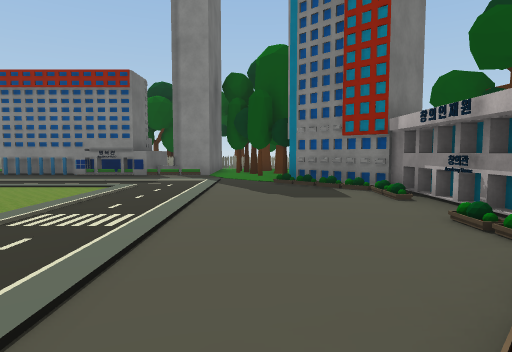
View 1 (above)

17 first-person views from a walk through a scene from a Unity 3-D project. The camera is 1.3 m above the floor, tilts 4° down and sees 75° across. The floor is counted in squares, 2 m on a side. Each view is taken from the middle of a square. On the plan, view 1 faces up. The plan holds only what a view shows up to about 10 squares ahead; the rest is blank. The place goes on beyond the plan. The player is left out. Some animated figures are not drawn. Some surface patterns are stand-ins.

View 2
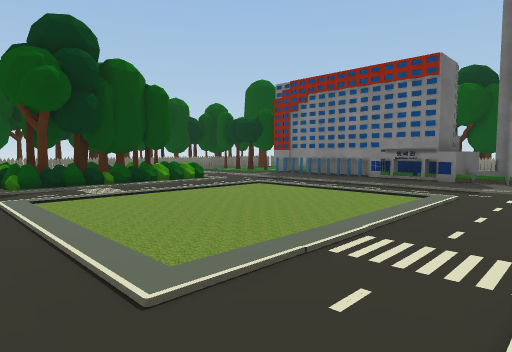

View 3
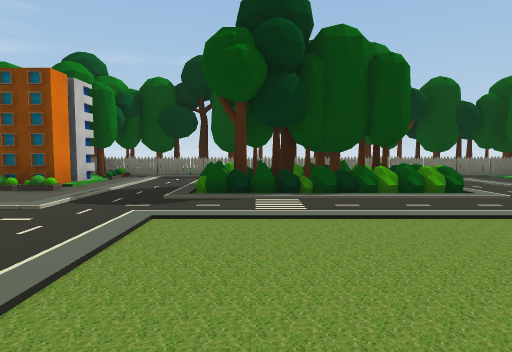

View 4
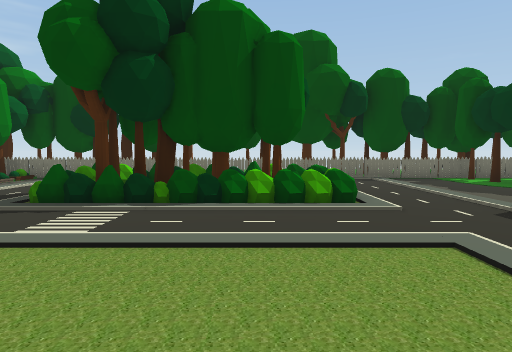

View 5
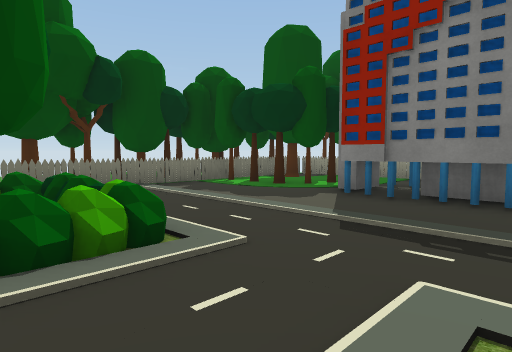

View 6
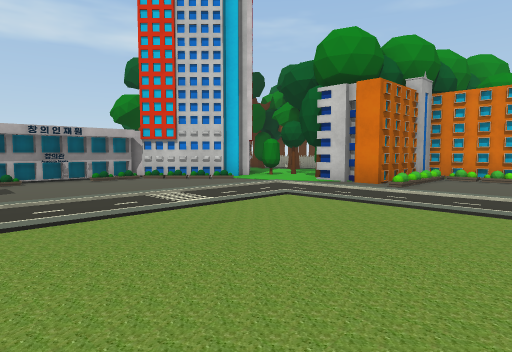

View 7
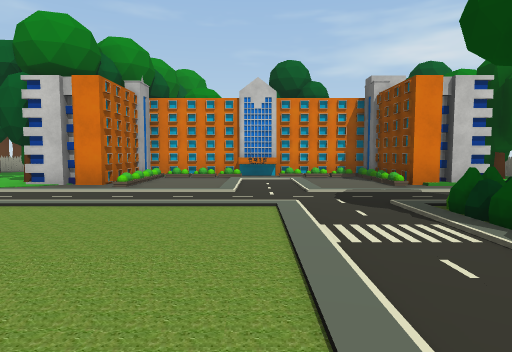

View 8
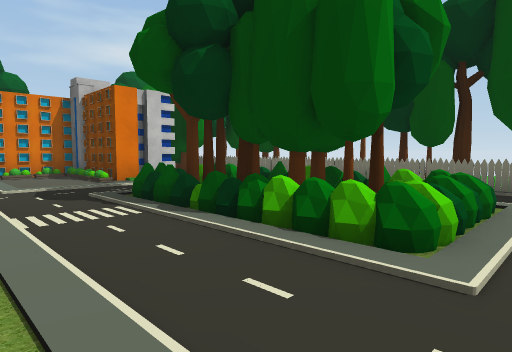

View 9
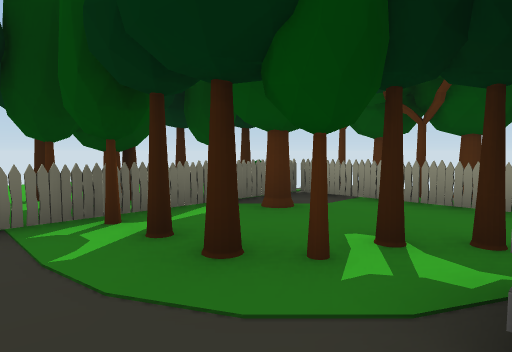

View 10
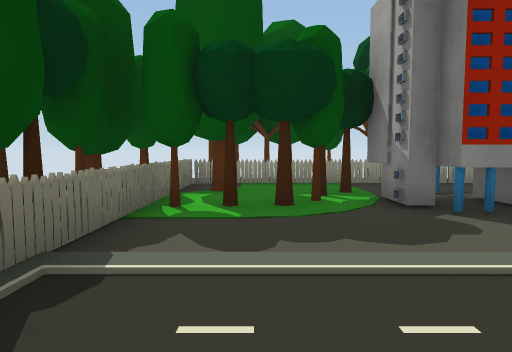

View 11
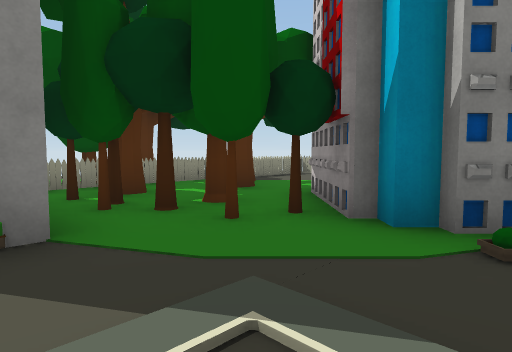

View 12
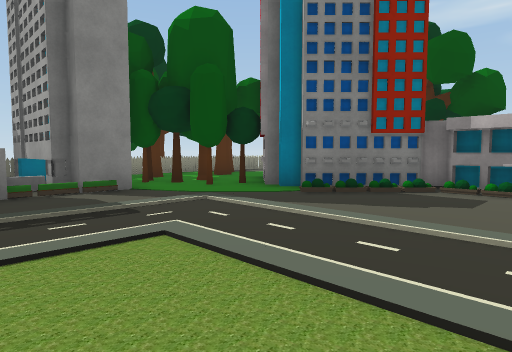

View 13
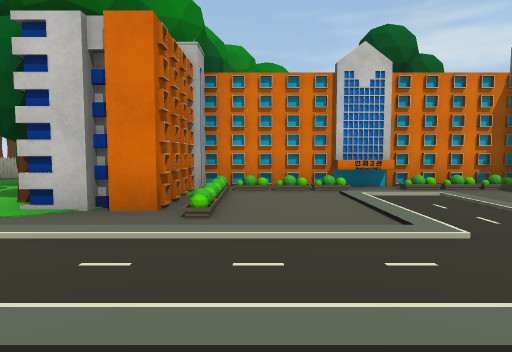

View 14
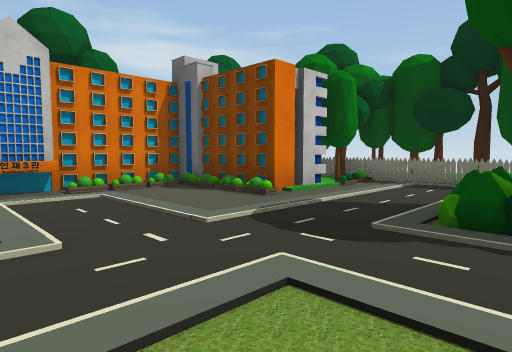

View 15
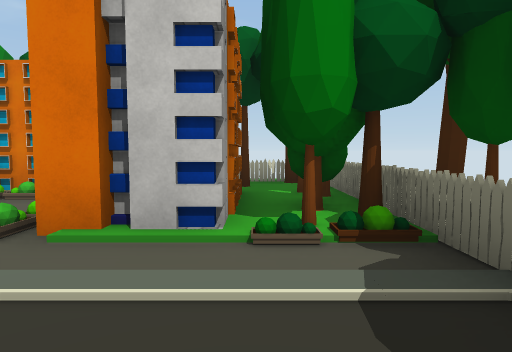

View 16
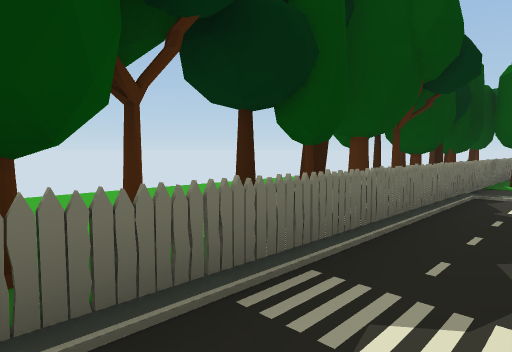

View 17
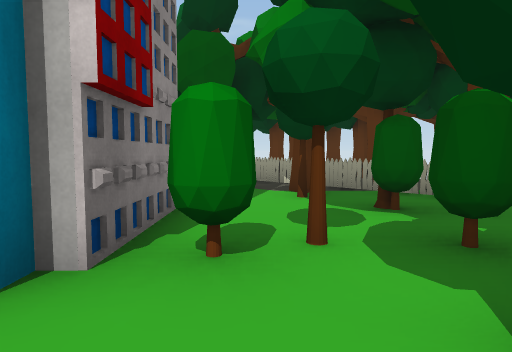

### Floor plan
Key: @ floor where view 1 was taken; # wall or solid block; x gap in a wall; . floor; ^ raised ledge; T tree; B bush; F fence; O other object.
Columns run from 14 left of view 1 to 5 right of it. Each row starts with its distance up from view 1.
 15   T#TTT       TOO
 14   TT##O #     TTT
 13  TFFFFFOF   OFFFFOOF
 12 TTF..T..   x#TT#TO
 11 TTF.T##   #^#TT##
 10 TTTT.######^#.TT#
  9  TF...........TT#
  8 T#F............##
  7 TTF............##
  6  TF.BBB.........##
  5  TFOOTB.........##
  4  TF.BTB..........#
  3 .TFBOTB.........##
  2 TTF.BOB.........##
  1  TF............##
  0 TTTF..........@##
 -1 TTT###.....##T.T#
 -2  TF###.....###T##
 -3   T######### TT.  O
 -4   OT #######  TTT T
 -5    F          FFFFF

Where each view was taken, in squares from view 1:
view 1: 0 up, 0 right, facing up
view 2: 1 up, 1 left, facing up-left
view 3: 3 up, 3 left, facing left
view 4: 5 up, 4 left, facing left
view 5: 5 up, 6 left, facing up-left
view 6: 6 up, 6 left, facing down-right
view 7: 6 up, 6 left, facing down
view 8: 7 up, 6 left, facing down-left
view 9: 9 up, 9 left, facing up-left
view 10: 6 up, 11 left, facing up
view 11: 7 up, 2 left, facing up-right
view 12: 4 up, 4 left, facing up-right
view 13: 3 up, 4 left, facing down
view 14: 3 up, 5 left, facing down-left
view 15: 2 up, 11 left, facing down
view 16: 2 up, 11 left, facing up-left
view 17: 0 up, 1 left, facing down-right
